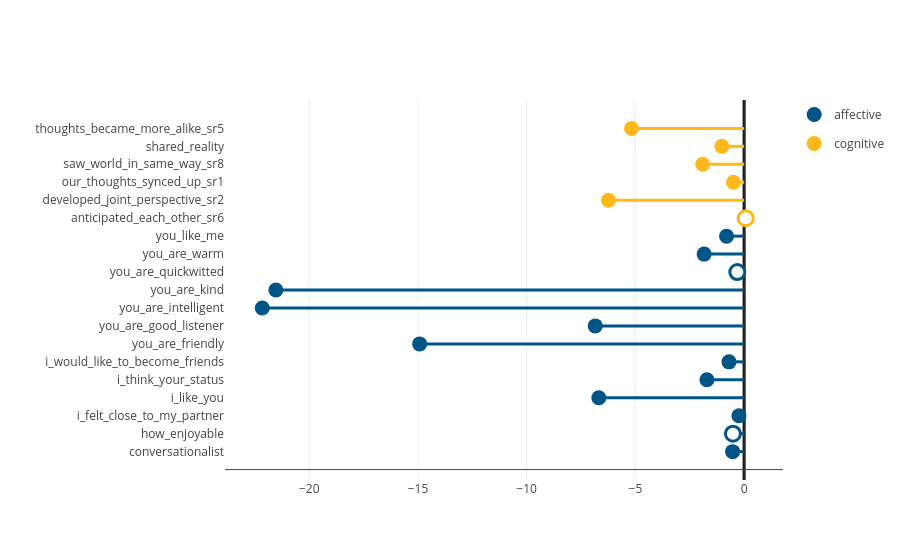

Notebook cell for this chart:
### Markdown cell above
### Other

### Code cell
fig = go.Figure()

# abs_limit = (np.abs(dataset['beta'] / dataset['std(beta)']) < 5)
abs_limit = np.array([True]*len(dataset))
ct = 0
for j,motive_type in enumerate(dataset['motive'].unique()):
    sel = (dataset['motive'] == motive_type) & abs_limit
    sub = dataset.loc[sel]

    showlegend_at = sub.loc[(sub['p(beta)'] < .05)].index.values
    if len(showlegend_at):
        showlegend_at = showlegend_at[0]
    else:
        showlegend_at = sub.index.values[0]

    showlegend = True
    for i in sub.index:
        ct+=1
        showlegend = (i==showlegend_at).item()
        length_of_marker = dataset['beta'].loc[i] / dataset['std(beta)'].loc[i]

        ## line
        fig.add_trace(
            go.Scatter(
                x=sorted([0,length_of_marker]),
                y=[ct,ct],
                mode='lines',
                name=motive_type+'_line',
                legendgroup=motive_type,
                showlegend=False,
                line=dict(
                    width=3,
                    color=colors[j]
                ),
            )
        )

        ## marker
        if (dataset['p(beta)'].loc[i] > .05):
            fig.add_trace(
                go.Scatter(
                    x=[length_of_marker],
                    y=[ct],
                    mode='markers',
                    name=motive_type,
                    legendgroup=motive_type,
                    showlegend=showlegend,#showlegend,
                    marker=dict(
                        size=15,
                        line=dict(
                            width=3*(dataset['p(beta)'].loc[i] > .05),
                            color=colors[j]
                        ),
                        color='white'
                    )
                )
            )
        else:
            fig.add_trace(
                go.Scatter(
                    x=[length_of_marker],
                    y=[ct],
                    mode='markers',
                    name=motive_type,
                    legendgroup=motive_type,
                    showlegend=showlegend,#showlegend,
                    marker=dict(
                        size=15,
                        line=dict(
                            width=3*(dataset['p(beta)'].loc[i] > .05),
                            color=colors[j]
                        ),
                        color=colors[j]
                    )
                )
            )

fig.add_vline(x=0, layer='below', line_width=3)
fig.update_yaxes(
    tickmode='array',
    tickvals=list(range(1,abs_limit.sum()+1)),
    ticktext=dataset['var'].loc[abs_limit].values
)
# fig.update_xaxes(range=[(-dataset['beta'].__abs__().max())-vis_dif,dataset['beta'].__abs__().max()+vis_dif])
fig.update_layout(
    template='ygridoff',
    # width=600,
    margin=dict(l=225,r=10),
    xaxis=dict(automargin=True)
)
fig.show()

### Figure 1 — Plotly figure (JSON) as saved in the notebook; plotly's stock layout.template omitted (floating-point values rounded to 4 significant figures)
{"data": [{"legendgroup": "affective", "line": {"color": "#005587", "width": 3}, "mode": "lines", "name": "affective_line", "showlegend": false, "x": [-0.5286, 0], "y": [1, 1], "type": "scatter"}, {"legendgroup": "affective", "marker": {"color": "#005587", "line": {"color": "#005587", "width": 0}, "size": 15}, "mode": "markers", "name": "affective", "showlegend": true, "x": [-0.5286], "y": [1], "type": "scatter"}, {"legendgroup": "affective", "line": {"color": "#005587", "width": 3}, "mode": "lines", "name": "affective_line", "showlegend": false, "x": [-0.514, 0], "y": [2, 2], "type": "scatter"}, {"legendgroup": "affective", "marker": {"color": "white", "line": {"color": "#005587", "width": 3}, "size": 15}, "mode": "markers", "name": "affective", "showlegend": false, "x": [-0.514], "y": [2], "type": "scatter"}, {"legendgroup": "affective", "line": {"color": "#005587", "width": 3}, "mode": "lines", "name": "affective_line", "showlegend": false, "x": [-0.2389, 0], "y": [3, 3], "type": "scatter"}, {"legendgroup": "affective", "marker": {"color": "#005587", "line": {"color": "#005587", "width": 0}, "size": 15}, "mode": "markers", "name": "affective", "showlegend": false, "x": [-0.2389], "y": [3], "type": "scatter"}, {"legendgroup": "affective", "line": {"color": "#005587", "width": 3}, "mode": "lines", "name": "affective_line", "showlegend": false, "x": [-6.681, 0], "y": [4, 4], "type": "scatter"}, {"legendgroup": "affective", "marker": {"color": "#005587", "line": {"color": "#005587", "width": 0}, "size": 15}, "mode": "markers", "name": "affective", "showlegend": false, "x": [-6.681], "y": [4], "type": "scatter"}, {"legendgroup": "affective", "line": {"color": "#005587", "width": 3}, "mode": "lines", "name": "affective_line", "showlegend": false, "x": [-1.71, 0], "y": [5, 5], "type": "scatter"}, {"legendgroup": "affective", "marker": {"color": "#005587", "line": {"color": "#005587", "width": 0}, "size": 15}, "mode": "markers", "name": "affective", "showlegend": false, "x": [-1.71], "y": [5], "type": "scatter"}, {"legendgroup": "affective", "line": {"color": "#005587", "width": 3}, "mode": "lines", "name": "affective_line", "showlegend": false, "x": [-0.6945, 0], "y": [6, 6], "type": "scatter"}, {"legendgroup": "affective", "marker": {"color": "#005587", "line": {"color": "#005587", "width": 0}, "size": 15}, "mode": "markers", "name": "affective", "showlegend": false, "x": [-0.6945], "y": [6], "type": "scatter"}, {"legendgroup": "affective", "line": {"color": "#005587", "width": 3}, "mode": "lines", "name": "affective_line", "showlegend": false, "x": [-14.92, 0], "y": [7, 7], "type": "scatter"}, {"legendgroup": "affective", "marker": {"color": "#005587", "line": {"color": "#005587", "width": 0}, "size": 15}, "mode": "markers", "name": "affective", "showlegend": false, "x": [-14.92], "y": [7], "type": "scatter"}, {"legendgroup": "affective", "line": {"color": "#005587", "width": 3}, "mode": "lines", "name": "affective_line", "showlegend": false, "x": [-6.847, 0], "y": [8, 8], "type": "scatter"}, {"legendgroup": "affective", "marker": {"color": "#005587", "line": {"color": "#005587", "width": 0}, "size": 15}, "mode": "markers", "name": "affective", "showlegend": false, "x": [-6.847], "y": [8], "type": "scatter"}, {"legendgroup": "affective", "line": {"color": "#005587", "width": 3}, "mode": "lines", "name": "affective_line", "showlegend": false, "x": [-22.16, 0], "y": [9, 9], "type": "scatter"}, {"legendgroup": "affective", "marker": {"color": "#005587", "line": {"color": "#005587", "width": 0}, "size": 15}, "mode": "markers", "name": "affective", "showlegend": false, "x": [-22.16], "y": [9], "type": "scatter"}, {"legendgroup": "affective", "line": {"color": "#005587", "width": 3}, "mode": "lines", "name": "affective_line", "showlegend": false, "x": [-21.53, 0], "y": [10, 10], "type": "scatter"}, {"legendgroup": "affective", "marker": {"color": "#005587", "line": {"color": "#005587", "width": 0}, "size": 15}, "mode": "markers", "name": "affective", "showlegend": false, "x": [-21.53], "y": [10], "type": "scatter"}, {"legendgroup": "affective", "line": {"color": "#005587", "width": 3}, "mode": "lines", "name": "affective_line", "showlegend": false, "x": [-0.313, 0], "y": [11, 11], "type": "scatter"}, {"legendgroup": "affective", "marker": {"color": "white", "line": {"color": "#005587", "width": 3}, "size": 15}, "mode": "markers", "name": "affective", "showlegend": false, "x": [-0.313], "y": [11], "type": "scatter"}, {"legendgroup": "affective", "line": {"color": "#005587", "width": 3}, "mode": "lines", "name": "affective_line", "showlegend": false, "x": [-1.838, 0], "y": [12, 12], "type": "scatter"}, {"legendgroup": "affective", "marker": {"color": "#005587", "line": {"color": "#005587", "width": 0}, "size": 15}, "mode": "markers", "name": "affective", "showlegend": false, "x": [-1.838], "y": [12], "type": "scatter"}, {"legendgroup": "affective", "line": {"color": "#005587", "width": 3}, "mode": "lines", "name": "affective_line", "showlegend": false, "x": [-0.8068, 0], "y": [13, 13], "type": "scatter"}, {"legendgroup": "affective", "marker": {"color": "#005587", "line": {"color": "#005587", "width": 0}, "size": 15}, "mode": "markers", "name": "affective", "showlegend": false, "x": [-0.8068], "y": [13], "type": "scatter"}, {"legendgroup": "cognitive", "line": {"color": "#FFB81C", "width": 3}, "mode": "lines", "name": "cognitive_line", "showlegend": false, "x": [0, 0.0739], "y": [14, 14], "type": "scatter"}, {"legendgroup": "cognitive", "marker": {"color": "white", "line": {"color": "#FFB81C", "width": 3}, "size": 15}, "mode": "markers", "name": "cognitive", "showlegend": false, "x": [0.0739], "y": [14], "type": "scatter"}, {"legendgroup": "cognitive", "line": {"color": "#FFB81C", "width": 3}, "mode": "lines", "name": "cognitive_line", "showlegend": false, "x": [-6.239, 0], "y": [15, 15], "type": "scatter"}, {"legendgroup": "cognitive", "marker": {"color": "#FFB81C", "line": {"color": "#FFB81C", "width": 0}, "size": 15}, "mode": "markers", "name": "cognitive", "showlegend": true, "x": [-6.239], "y": [15], "type": "scatter"}, {"legendgroup": "cognitive", "line": {"color": "#FFB81C", "width": 3}, "mode": "lines", "name": "cognitive_line", "showlegend": false, "x": [-0.4926, 0], "y": [16, 16], "type": "scatter"}, {"legendgroup": "cognitive", "marker": {"color": "#FFB81C", "line": {"color": "#FFB81C", "width": 0}, "size": 15}, "mode": "markers", "name": "cognitive", "showlegend": false, "x": [-0.4926], "y": [16], "type": "scatter"}, {"legendgroup": "cognitive", "line": {"color": "#FFB81C", "width": 3}, "mode": "lines", "name": "cognitive_line", "showlegend": false, "x": [-1.906, 0], "y": [17, 17], "type": "scatter"}, {"legendgroup": "cognitive", "marker": {"color": "#FFB81C", "line": {"color": "#FFB81C", "width": 0}, "size": 15}, "mode": "markers", "name": "cognitive", "showlegend": false, "x": [-1.906], "y": [17], "type": "scatter"}, {"legendgroup": "cognitive", "line": {"color": "#FFB81C", "width": 3}, "mode": "lines", "name": "cognitive_line", "showlegend": false, "x": [-1.021, 0], "y": [18, 18], "type": "scatter"}, {"legendgroup": "cognitive", "marker": {"color": "#FFB81C", "line": {"color": "#FFB81C", "width": 0}, "size": 15}, "mode": "markers", "name": "cognitive", "showlegend": false, "x": [-1.021], "y": [18], "type": "scatter"}, {"legendgroup": "cognitive", "line": {"color": "#FFB81C", "width": 3}, "mode": "lines", "name": "cognitive_line", "showlegend": false, "x": [-5.177, 0], "y": [19, 19], "type": "scatter"}, {"legendgroup": "cognitive", "marker": {"color": "#FFB81C", "line": {"color": "#FFB81C", "width": 0}, "size": 15}, "mode": "markers", "name": "cognitive", "showlegend": false, "x": [-5.177], "y": [19], "type": "scatter"}], "layout": {"shapes": [{"layer": "below", "line": {"width": 3}, "type": "line", "x0": 0, "x1": 0, "xref": "x", "y0": 0, "y1": 1, "yref": "y domain"}], "yaxis": {"tickmode": "array", "tickvals": [1, 2, 3, 4, 5, 6, 7, 8, 9, 10, 11, 12, 13, 14, 15, 16, 17, 18, 19], "ticktext": ["conversationalist", "how_enjoyable", "i_felt_close_to_my_partner", "i_like_you", "i_think_your_status", "i_would_like_to_become_friends", "you_are_friendly", "you_are_good_listener", "you_are_intelligent", "you_are_kind", "you_are_quickwitted", "you_are_warm", "you_like_me", "anticipated_each_other_sr6", "developed_joint_perspective_sr2", "our_thoughts_synced_up_sr1", "saw_world_in_same_way_sr8", "shared_reality", "thoughts_became_more_alike_sr5"]}, "margin": {"l": 225, "r": 10}, "xaxis": {"automargin": true}}}
